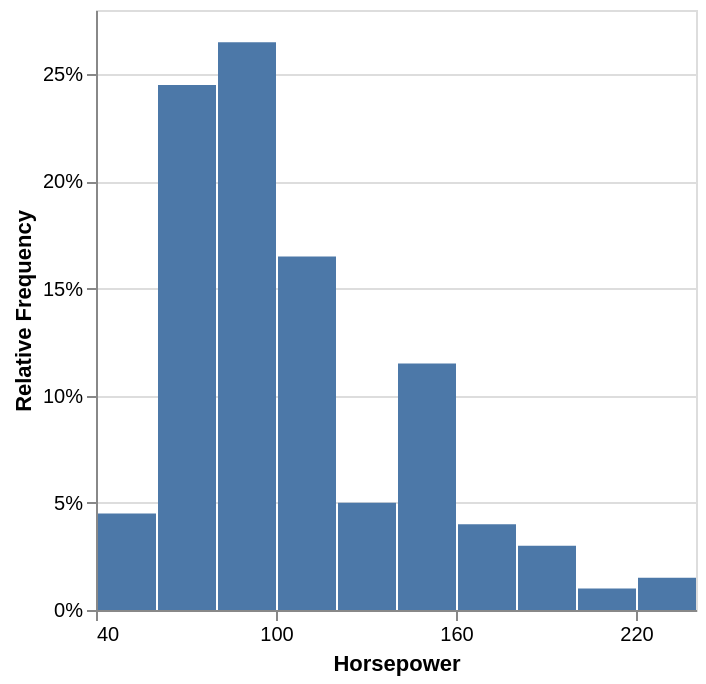

Here is the Vega-Lite specification saved for this chart:
### Vega-Lite specification from a JSON file in a GitHub repository (floating-point values rounded to 4 significant figures; data arrays with more than 128 entries replaced by an {"elided": "..."} marker saying what was removed)
{"$schema": "https://vega.github.io/schema/vega-lite/v6.json", "data": {"values": {"elided": "200 records"}}, "transform": [{"bin": true, "field": "Horsepower", "as": "bin_Horsepwoer"}, {"aggregate": [{"op": "count", "as": "Count"}], "groupby": ["bin_Horsepwoer", "bin_Horsepwoer_end"]}, {"joinaggregate": [{"op": "sum", "field": "Count", "as": "TotalCount"}]}, {"calculate": "datum.Count/datum.TotalCount", "as": "PercentOfTotal"}], "mark": {"type": "bar", "tooltip": true}, "encoding": {"x": {"title": "Horsepower", "field": "bin_Horsepwoer", "bin": {"binned": true, "step": 60}}, "x2": {"field": "bin_Horsepwoer_end"}, "y": {"title": "Relative Frequency", "field": "PercentOfTotal", "type": "quantitative", "axis": {"format": ".1~%"}}}}
